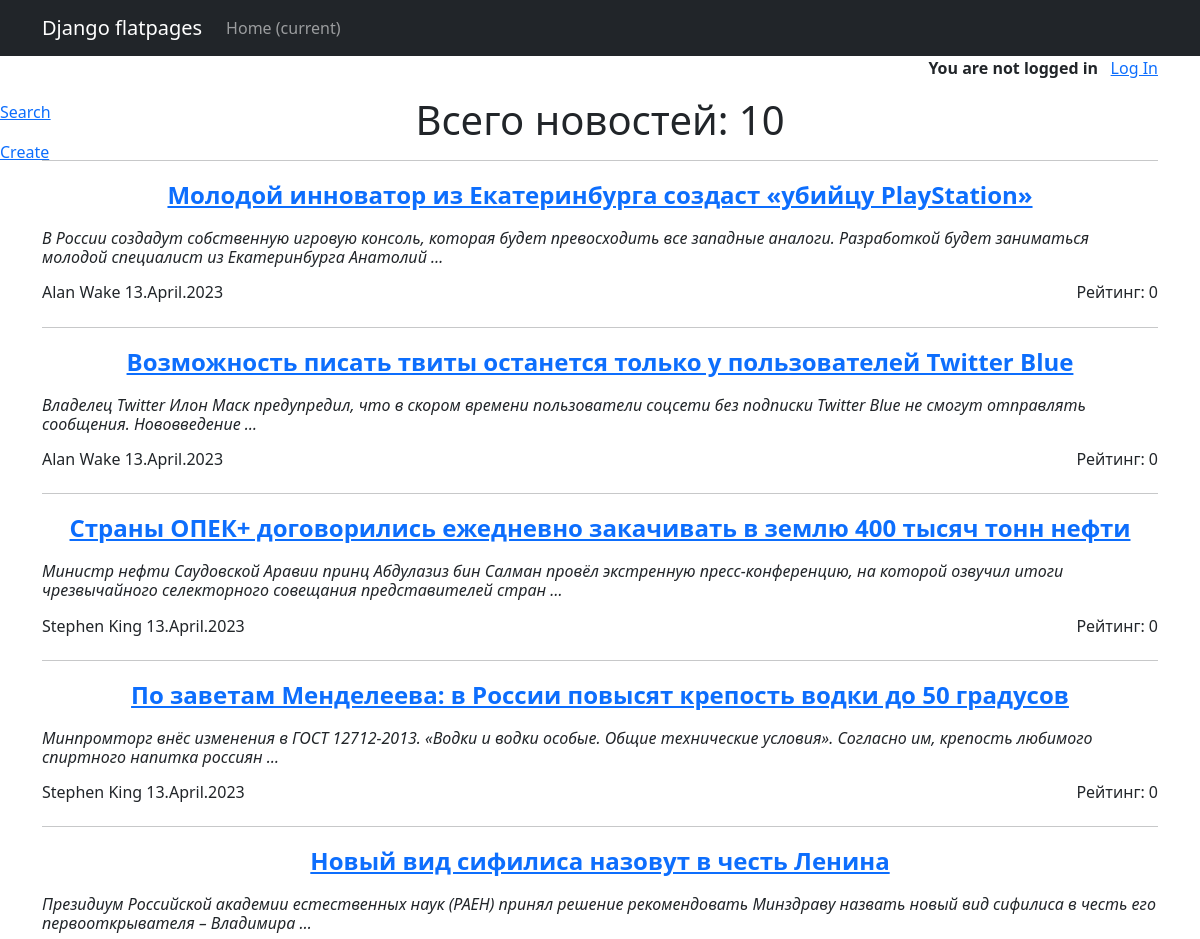
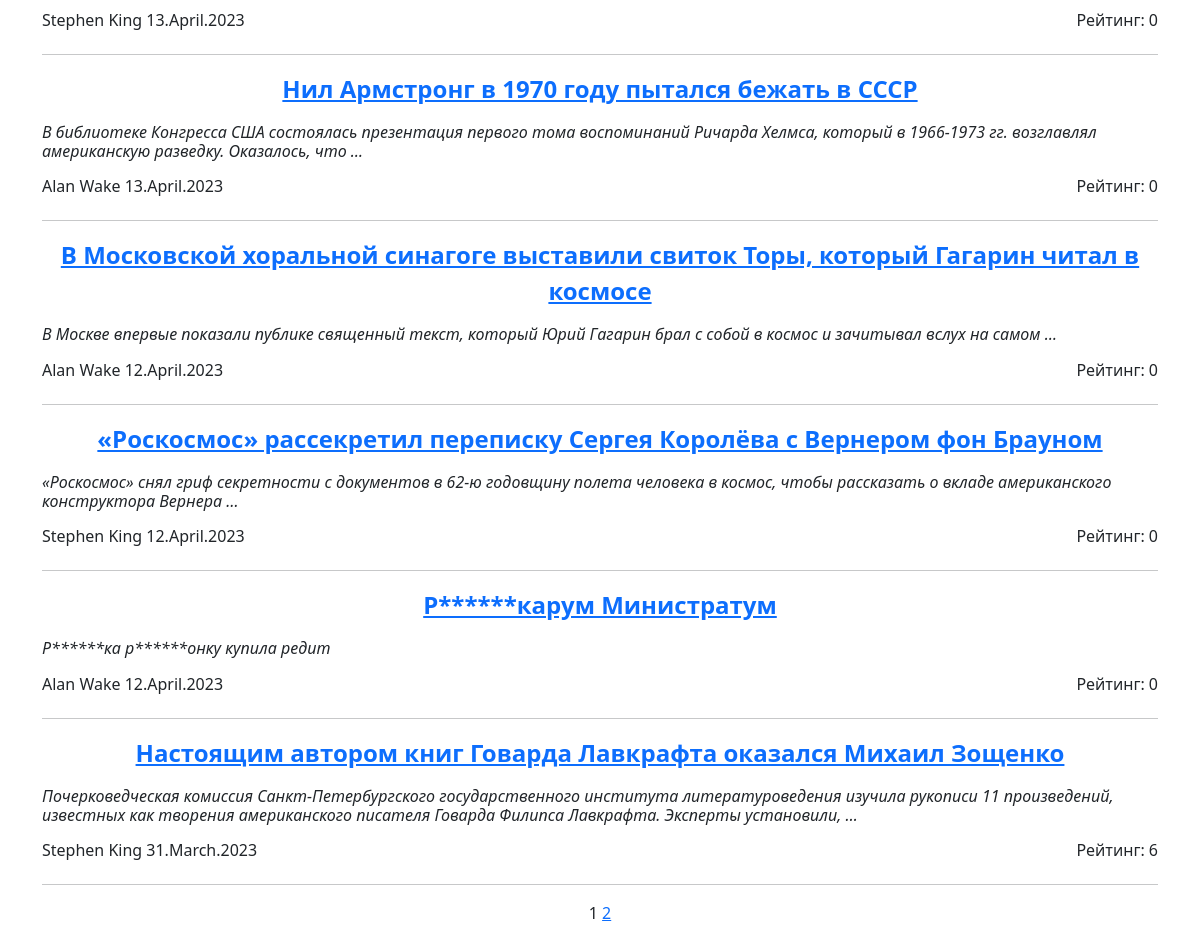
/posts/, run on the app's committed database (2 pictures, top to bottom).
### news/models.py (models this page shows, shortened)
class Post(models.Model):
    ar = 'Article'
    nw = 'News'
    post_types = [
        (ar, 'Article'),
        (nw, 'News')
    ]
    post_type = models.CharField(max_length=7, choices=post_types, default=nw)
    t_creation = models.DateTimeField(auto_now_add=True)
    title = models.CharField(max_length=255)
    content = models.TextField()
    rating = models.IntegerField(default=0, db_column='rating')
    author = models.ForeignKey('Author', on_delete=models.CASCADE, related_name='post')
    category = models.ManyToManyField('Category', through='PostCategory') # Связь многие к многим

class Author(models.Model):
    full_name = models.CharField(max_length=100)
    rating = models.IntegerField(default=0) # значение вычисляется в update_rating
    user = models.ForeignKey('auth.User', on_delete=models.CASCADE) # связь с методом User один к одному
    def update_rating(self):
        r_comments_by_author = Comment.objects.filter(user_id=self.user.id).aggregate(models.Sum('rating'))['rating__sum'] # new variant
        r_posts = Post.objects.filter(author_id=self).aggregate(models.Sum('rating')) #суммарный рейтинг за посты
        post_ids = Post.objects.filter(author_id=self).values_list('id', flat=True) #(flat=True) чтобы получить одним списком id всех постов этого автора
        r_comments_to_author_posts = Comment.objects.filter(post_id__in=post_ids).aggregate(models.Sum('rating'))['rating__sum']
        print(r_posts, r_posts['rating__sum'], r_comments_by_author, r_comments_to_author_posts)
        self.rating = (int(r_posts['rating__sum']) * 3) + int(r_comments_by_author) + int(r_comments_to_author_posts)
        print(self.rating)
        self.save()
    def __str__(self):
        return self.full_name

### news/views.py (the view)
# urls.py: path('posts/', include('news.urls')),  # < Подключаем представления сначала в news\urls.py находим  PostsList.as_view, => views.py template_name = 'posts.html'
class PostsList(ListView):
    model = Post # Указываем модель, объекты которой мы будем выводить
    ordering = '-t_creation' # Заметка. Тут надо добавить сортировку по времени
    template_name = 'posts.html'  # Указываем имя шаблона, с инструкциями по отображению объектов модели
    context_object_name = 'posts'  # Это имя списка где лежат все объекты. К нему обращаемся в html-шаблоне.
    paginate_by = 10
    def get_queryset(self):
        queryset = super().get_queryset()  # Получаем обычный запрос
        self.filterset = PostFilter(self.request.GET, queryset)  # Используем наш класс фильтрации. self.request.GET содержит объект QueryDict,
        return self.filterset.qs  # Возвращаем из функции отфильтрованный список товаров
    def get_context_data(self, **kwargs):  # Метод get_context_data позволяет нам изменить набор данных, который будет передан в шаблон.
        context = super().get_context_data(**kwargs)
        context['filterset'] = self.filterset  # Добавляем в контекст объект фильтрации.
        return context

### news/templatetags/custom_filters.py (called while the page is built)
@register.filter()
def censor(value):
   for word in bad_words:
      if word.lower() in value.lower():
         value = value.replace(word[1:-2], '*' * (len(word)-1))
   return value

### news/templatetags/custom_tags.py (called while the page is built)
@register.simple_tag(takes_context=True)
def url_replace(context, **kwargs):
   d = context['request'].GET.copy()
   for k, v in kwargs.items():
       d[k] = v
   return d.urlencode()

### templates/Posts.html (shortened to what this page needs)
{% extends 'flatpages/default.html' %}
{% load custom_filters %}
{% load custom_tags %}
{% block content %}
<div style="display: flex; justify-content: right; align-items: right; ">
    {% if user.is_authenticated %}
      <p style="text-align: right; font-weight: bold">{{ user.username }}!&nbsp&nbsp</p>
      <a style="display: block; text-align: right" href="{% url 'logout' %}">Log Out</a>
    {% else %}
      <p style="text-align: right; font-weight: bold">You are not logged in &nbsp&nbsp</p>
      <a style="display: block; text-align: right" href="{% url 'login' %}">Log In</a>
    {% endif %}
</div>
      <h1>Всего новостей: {{ posts|length }}</h1>
  <hr>
<a href="search" style="position: fixed; left: 0; top: 100px;">Search</a>
<a href="create" style="position: fixed; left: 0; top: 140px;">Create</a>
   {% if posts %}
       {% for post in posts %}
           <a href="{% url 'post_full' pk=post.pk %}" style="display: block; text-align: center; font-size:24px; font-weight: bold">{{post.title|censor}}</a>
           <h6 style="text-align: left; font-style: italic;">{{post.content|truncatewords:20|censor}}</h6>
           <div style="display: flex; justify-content: space-between; align-items: center;">
               <h6>{{post.author}} {{post.t_creation|date:"j.F.Y" }}</h6>
               <h6>Рейтинг: {{post.rating}}</h6>
           </div>
           <hr>
       {% endfor %}
   {% else %}
       <h2>Конец истории</h2>
   {% endif %}
   {{ page_obj.number }}
   {% if page_obj.has_next %}
       <a href="?{% url_replace page=page_obj.next_page_number %}">{{ page_obj.next_page_number }}</a>
   {% endif %}
{% endblock content %}

### data on the page
Post: title|censor "Молодой инноватор из Екатеринбурга создаст «убийцу PlayStation»", content|censor "В России создадут собственную игровую консоль, которая будет превосходить все западные аналоги. Разработкой будет заниматься молодой специалист из Екатеринбурга Анатолий …", author "Alan Wake", t_creation "13.April.2023", rating "0"
Post: title|censor "Возможность писать твиты останется только у пользователей Twitter Blue", content|censor "Владелец Twitter Илон Маск предупредил, что в скором времени пользователи соцсети без подписки Twitter Blue не смогут отправлять сообщения. Нововведение …", author "Alan Wake", t_creation "13.April.2023", rating "0"
Post: title|censor "Страны ОПЕК+ договорились ежедневно закачивать в землю 400 тысяч тонн нефти", content|censor "Министр нефти Саудовской Аравии принц Абдулазиз бин Салман провёл экстренную пресс-конференцию, на которой озвучил итоги чрезвычайного селекторного совещания представителей стран …", author "Stephen King", t_creation "13.April.2023", rating "0"
Post: title|censor "По заветам Менделеева: в России повысят крепость водки до 50 градусов", content|censor "Минпромторг внёс изменения в ГОСТ 12712-2013. «Водки и водки особые. Общие технические условия». Согласно им, крепость любимого спиртного напитка россиян …", author "Stephen King", t_creation "13.April.2023", rating "0"
Post: title|censor "Новый вид сифилиса назовут в честь Ленина", content|censor "Президиум Российской академии естественных наук (РАЕН) принял решение рекомендовать Минздраву назвать новый вид сифилиса в честь его первооткрывателя – Владимира …", author "Stephen King", t_creation "13.April.2023", rating "0"
Post: title|censor "Нил Армстронг в 1970 году пытался бежать в СССР", content|censor "В библиотеке Конгресса США состоялась презентация первого тома воспоминаний Ричарда Хелмса, который в 1966-1973 гг. возглавлял американскую разведку. Оказалось, что …", author "Alan Wake", t_creation "13.April.2023", rating "0"
Post: title|censor "В Московской хоральной синагоге выставили свиток Торы, который Гагарин читал в космосе", content|censor "В Москве впервые показали публике священный текст, который Юрий Гагарин брал с собой в космос и зачитывал вслух на самом …", author "Alan Wake", t_creation "12.April.2023", rating "0"
Post: title|censor "«Роскосмос» рассекретил переписку Сергея Королёва с Вернером фон Брауном", content|censor "«Роскосмос» снял гриф секретности с документов в 62-ю годовщину полета человека в космос, чтобы рассказать о вкладе американского конструктора Вернера …", author "Stephen King", t_creation "12.April.2023", rating "0"
Post: title|censor "Р******карум Министратум", content|censor "Р******ка р******онку купила редит", author "Alan Wake", t_creation "12.April.2023", rating "0"
Post: title|censor "Настоящим автором книг Говарда Лавкрафта оказался Михаил Зощенко", content|censor "Почерковедческая комиссия Санкт-Петербургского государственного института литературоведения изучила рукописи 11 произведений, известных как творения американского писателя Говарда Филипса Лавкрафта. Эксперты установили, …", author "Stephen King", t_creation "31.March.2023", rating "6"

### other printed values
{{ posts|length }} "10"
{{ page_obj.number }} "1"
{{ page_obj.next_page_number }} "2"
